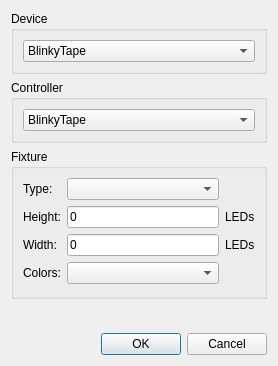
<?xml version="1.0" encoding="UTF-8"?>
<ui version="4.0">
 <class>FixtureSettings</class>
 <widget class="QDialog" name="FixtureSettings">
  <property name="geometry">
   <rect>
    <x>0</x>
    <y>0</y>
    <width>278</width>
    <height>366</height>
   </rect>
  </property>
  <property name="windowTitle">
   <string>Resize Pattern</string>
  </property>
  <layout class="QVBoxLayout" name="verticalLayout">
   <item>
    <widget class="QGroupBox" name="groupBox_2">
     <property name="title">
      <string>Device</string>
     </property>
     <layout class="QGridLayout" name="gridLayout_2">
      <item row="0" column="0">
       <widget class="QComboBox" name="comboBox">
        <item>
         <property name="text">
          <string>BlinkyTape</string>
         </property>
        </item>
        <item>
         <property name="text">
          <string>Blinky Pixels</string>
         </property>
        </item>
        <item>
         <property name="text">
          <string>Blinky Matrix</string>
         </property>
        </item>
        <item>
         <property name="text">
          <string>BlinkyTile</string>
         </property>
        </item>
        <item>
         <property name="text">
          <string>BlinkyPendant</string>
         </property>
        </item>
        <item>
         <property name="text">
          <string>Custom</string>
         </property>
        </item>
       </widget>
      </item>
     </layout>
    </widget>
   </item>
   <item>
    <widget class="QGroupBox" name="groupBox_3">
     <property name="title">
      <string>Controller</string>
     </property>
     <layout class="QGridLayout" name="gridLayout_4">
      <item row="0" column="0">
       <widget class="QComboBox" name="comboBox_2">
        <item>
         <property name="text">
          <string>BlinkyTape</string>
         </property>
        </item>
        <item>
         <property name="text">
          <string>Light Buddy (BlinkyTile)</string>
         </property>
        </item>
        <item>
         <property name="text">
          <string>BlinkyPendant</string>
         </property>
        </item>
        <item>
         <property name="text">
          <string>Arduino Leonardo</string>
         </property>
        </item>
       </widget>
      </item>
     </layout>
    </widget>
   </item>
   <item>
    <widget class="QGroupBox" name="groupBox">
     <property name="title">
      <string>Fixture</string>
     </property>
     <layout class="QGridLayout" name="gridLayout_3">
      <property name="bottomMargin">
       <number>12</number>
      </property>
      <item row="0" column="1">
       <widget class="QComboBox" name="FixtureType"/>
      </item>
      <item row="2" column="2">
       <widget class="QLabel" name="label_5">
        <property name="text">
         <string>LEDs</string>
        </property>
       </widget>
      </item>
      <item row="1" column="1">
       <widget class="QLineEdit" name="fixtureHeight">
        <property name="text">
         <string>0</string>
        </property>
        <property name="maxLength">
         <number>10</number>
        </property>
       </widget>
      </item>
      <item row="0" column="0">
       <widget class="QLabel" name="label_2">
        <property name="text">
         <string>Type:</string>
        </property>
       </widget>
      </item>
      <item row="3" column="1">
       <widget class="QComboBox" name="ColorType"/>
      </item>
      <item row="1" column="2">
       <widget class="QLabel" name="label_4">
        <property name="text">
         <string>LEDs</string>
        </property>
       </widget>
      </item>
      <item row="2" column="1">
       <widget class="QLineEdit" name="fixtureWidth">
        <property name="text">
         <string>0</string>
        </property>
        <property name="maxLength">
         <number>10</number>
        </property>
       </widget>
      </item>
      <item row="2" column="0">
       <widget class="QLabel" name="label_6">
        <property name="text">
         <string>Width:</string>
        </property>
       </widget>
      </item>
      <item row="3" column="0">
       <widget class="QLabel" name="label">
        <property name="text">
         <string>Colors:</string>
        </property>
       </widget>
      </item>
      <item row="1" column="0">
       <widget class="QLabel" name="label_3">
        <property name="text">
         <string>Height:</string>
        </property>
       </widget>
      </item>
     </layout>
    </widget>
   </item>
   <item>
    <spacer name="verticalSpacer">
     <property name="orientation">
      <enum>Qt::Vertical</enum>
     </property>
     <property name="sizeHint" stdset="0">
      <size>
       <width>20</width>
       <height>1</height>
      </size>
     </property>
    </spacer>
   </item>
   <item>
    <widget class="QDialogButtonBox" name="buttonBox">
     <property name="orientation">
      <enum>Qt::Horizontal</enum>
     </property>
     <property name="standardButtons">
      <set>QDialogButtonBox::Cancel|QDialogButtonBox::Ok</set>
     </property>
    </widget>
   </item>
  </layout>
 </widget>
 <resources/>
 <connections>
  <connection>
   <sender>buttonBox</sender>
   <signal>accepted()</signal>
   <receiver>FixtureSettings</receiver>
   <slot>accept()</slot>
   <hints>
    <hint type="sourcelabel">
     <x>248</x>
     <y>254</y>
    </hint>
    <hint type="destinationlabel">
     <x>157</x>
     <y>274</y>
    </hint>
   </hints>
  </connection>
  <connection>
   <sender>buttonBox</sender>
   <signal>rejected()</signal>
   <receiver>FixtureSettings</receiver>
   <slot>reject()</slot>
   <hints>
    <hint type="sourcelabel">
     <x>316</x>
     <y>260</y>
    </hint>
    <hint type="destinationlabel">
     <x>286</x>
     <y>274</y>
    </hint>
   </hints>
  </connection>
 </connections>
</ui>
